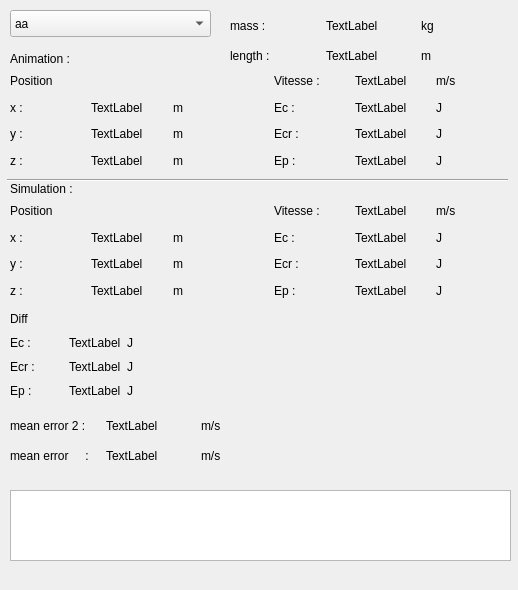
<?xml version="1.0" encoding="UTF-8"?>
<ui version="4.0">
 <class>Debugging</class>
 <widget class="QWidget" name="Debugging">
  <property name="geometry">
   <rect>
    <x>0</x>
    <y>0</y>
    <width>518</width>
    <height>590</height>
   </rect>
  </property>
  <property name="windowTitle">
   <string>Form</string>
  </property>
  <widget class="QTextBrowser" name="console">
   <property name="geometry">
    <rect>
     <x>10</x>
     <y>490</y>
     <width>501</width>
     <height>71</height>
    </rect>
   </property>
   <property name="sizePolicy">
    <sizepolicy hsizetype="Expanding" vsizetype="Expanding">
     <horstretch>0</horstretch>
     <verstretch>0</verstretch>
    </sizepolicy>
   </property>
   <property name="sizeIncrement">
    <size>
     <width>0</width>
     <height>0</height>
    </size>
   </property>
   <property name="font">
    <font>
     <family>Courier</family>
     <pointsize>10</pointsize>
    </font>
   </property>
  </widget>
  <widget class="QComboBox" name="part_list">
   <property name="geometry">
    <rect>
     <x>10</x>
     <y>10</y>
     <width>201</width>
     <height>27</height>
    </rect>
   </property>
   <item>
    <property name="text">
     <string>aa</string>
    </property>
   </item>
   <item>
    <property name="text">
     <string>bb</string>
    </property>
   </item>
  </widget>
  <widget class="QWidget" name="horizontalLayoutWidget">
   <property name="geometry">
    <rect>
     <x>10</x>
     <y>70</y>
     <width>501</width>
     <height>101</height>
    </rect>
   </property>
   <layout class="QHBoxLayout" name="horizontalLayout">
    <item>
     <layout class="QHBoxLayout" name="horizontalLayout_2">
      <item>
       <layout class="QVBoxLayout" name="verticalLayout_3">
        <item>
         <widget class="QLabel" name="animation_speed_label">
          <property name="text">
           <string>Position</string>
          </property>
         </widget>
        </item>
        <item>
         <widget class="QLabel" name="label">
          <property name="text">
           <string>x :</string>
          </property>
         </widget>
        </item>
        <item>
         <widget class="QLabel" name="label_2">
          <property name="text">
           <string>y :</string>
          </property>
         </widget>
        </item>
        <item>
         <widget class="QLabel" name="label_3">
          <property name="text">
           <string>z :</string>
          </property>
         </widget>
        </item>
       </layout>
      </item>
      <item>
       <layout class="QVBoxLayout" name="verticalLayout_2">
        <item>
         <widget class="QLabel" name="label_9">
          <property name="text">
           <string/>
          </property>
         </widget>
        </item>
        <item>
         <widget class="QLabel" name="animation_position_x">
          <property name="text">
           <string>TextLabel</string>
          </property>
         </widget>
        </item>
        <item>
         <widget class="QLabel" name="animation_position_y">
          <property name="text">
           <string>TextLabel</string>
          </property>
         </widget>
        </item>
        <item>
         <widget class="QLabel" name="animation_position_z">
          <property name="text">
           <string>TextLabel</string>
          </property>
         </widget>
        </item>
       </layout>
      </item>
      <item>
       <layout class="QVBoxLayout" name="verticalLayout_9">
        <item>
         <widget class="QLabel" name="label_17">
          <property name="text">
           <string/>
          </property>
         </widget>
        </item>
        <item>
         <widget class="QLabel" name="label_18">
          <property name="text">
           <string>m</string>
          </property>
         </widget>
        </item>
        <item>
         <widget class="QLabel" name="label_19">
          <property name="text">
           <string>m</string>
          </property>
         </widget>
        </item>
        <item>
         <widget class="QLabel" name="label_20">
          <property name="text">
           <string>m</string>
          </property>
         </widget>
        </item>
       </layout>
      </item>
     </layout>
    </item>
    <item>
     <spacer name="verticalSpacer">
      <property name="orientation">
       <enum>Qt::Vertical</enum>
      </property>
      <property name="sizeHint" stdset="0">
       <size>
        <width>20</width>
        <height>40</height>
       </size>
      </property>
     </spacer>
    </item>
    <item>
     <layout class="QHBoxLayout" name="horizontalLayout_3">
      <item>
       <layout class="QVBoxLayout" name="verticalLayout">
        <item>
         <widget class="QLabel" name="label_4">
          <property name="text">
           <string>Vitesse :</string>
          </property>
         </widget>
        </item>
        <item>
         <widget class="QLabel" name="label_5">
          <property name="text">
           <string>Ec :</string>
          </property>
         </widget>
        </item>
        <item>
         <widget class="QLabel" name="label_6">
          <property name="text">
           <string>Ecr :</string>
          </property>
         </widget>
        </item>
        <item>
         <widget class="QLabel" name="label_7">
          <property name="text">
           <string>Ep :</string>
          </property>
         </widget>
        </item>
       </layout>
      </item>
      <item>
       <layout class="QVBoxLayout" name="verticalLayout_4">
        <item>
         <widget class="QLabel" name="animation_speed">
          <property name="text">
           <string>TextLabel</string>
          </property>
         </widget>
        </item>
        <item>
         <widget class="QLabel" name="animation_Ke">
          <property name="text">
           <string>TextLabel</string>
          </property>
         </widget>
        </item>
        <item>
         <widget class="QLabel" name="animation_aKe">
          <property name="text">
           <string>TextLabel</string>
          </property>
         </widget>
        </item>
        <item>
         <widget class="QLabel" name="animation_Pe">
          <property name="text">
           <string>TextLabel</string>
          </property>
         </widget>
        </item>
       </layout>
      </item>
      <item>
       <layout class="QVBoxLayout" name="verticalLayout_12">
        <item>
         <widget class="QLabel" name="label_29">
          <property name="text">
           <string>m/s</string>
          </property>
         </widget>
        </item>
        <item>
         <widget class="QLabel" name="label_30">
          <property name="text">
           <string>J</string>
          </property>
         </widget>
        </item>
        <item>
         <widget class="QLabel" name="label_31">
          <property name="text">
           <string>J</string>
          </property>
         </widget>
        </item>
        <item>
         <widget class="QLabel" name="label_32">
          <property name="text">
           <string>J</string>
          </property>
         </widget>
        </item>
       </layout>
      </item>
     </layout>
    </item>
   </layout>
  </widget>
  <widget class="QLabel" name="animation_label">
   <property name="geometry">
    <rect>
     <x>10</x>
     <y>50</y>
     <width>91</width>
     <height>17</height>
    </rect>
   </property>
   <property name="text">
    <string>Animation :</string>
   </property>
  </widget>
  <widget class="QWidget" name="horizontalLayoutWidget_4">
   <property name="geometry">
    <rect>
     <x>10</x>
     <y>200</y>
     <width>501</width>
     <height>101</height>
    </rect>
   </property>
   <layout class="QHBoxLayout" name="horizontalLayout_4">
    <item>
     <layout class="QHBoxLayout" name="horizontalLayout_5">
      <item>
       <layout class="QVBoxLayout" name="verticalLayout_5">
        <item>
         <widget class="QLabel" name="animation_speed_label_2">
          <property name="text">
           <string>Position</string>
          </property>
         </widget>
        </item>
        <item>
         <widget class="QLabel" name="label_8">
          <property name="text">
           <string>x :</string>
          </property>
         </widget>
        </item>
        <item>
         <widget class="QLabel" name="label_10">
          <property name="text">
           <string>y :</string>
          </property>
         </widget>
        </item>
        <item>
         <widget class="QLabel" name="label_11">
          <property name="text">
           <string>z :</string>
          </property>
         </widget>
        </item>
       </layout>
      </item>
      <item>
       <layout class="QVBoxLayout" name="verticalLayout_6">
        <item>
         <widget class="QLabel" name="label_12">
          <property name="text">
           <string/>
          </property>
         </widget>
        </item>
        <item>
         <widget class="QLabel" name="simulation_position_x">
          <property name="text">
           <string>TextLabel</string>
          </property>
         </widget>
        </item>
        <item>
         <widget class="QLabel" name="simulation_position_y">
          <property name="text">
           <string>TextLabel</string>
          </property>
         </widget>
        </item>
        <item>
         <widget class="QLabel" name="simulation_position_z">
          <property name="text">
           <string>TextLabel</string>
          </property>
         </widget>
        </item>
       </layout>
      </item>
      <item>
       <layout class="QVBoxLayout" name="verticalLayout_10">
        <item>
         <widget class="QLabel" name="label_21">
          <property name="text">
           <string/>
          </property>
         </widget>
        </item>
        <item>
         <widget class="QLabel" name="label_22">
          <property name="text">
           <string>m</string>
          </property>
         </widget>
        </item>
        <item>
         <widget class="QLabel" name="label_23">
          <property name="text">
           <string>m</string>
          </property>
         </widget>
        </item>
        <item>
         <widget class="QLabel" name="label_24">
          <property name="text">
           <string>m</string>
          </property>
         </widget>
        </item>
       </layout>
      </item>
     </layout>
    </item>
    <item>
     <spacer name="verticalSpacer_2">
      <property name="orientation">
       <enum>Qt::Vertical</enum>
      </property>
      <property name="sizeHint" stdset="0">
       <size>
        <width>20</width>
        <height>40</height>
       </size>
      </property>
     </spacer>
    </item>
    <item>
     <layout class="QHBoxLayout" name="horizontalLayout_6">
      <item>
       <layout class="QVBoxLayout" name="verticalLayout_7">
        <item>
         <widget class="QLabel" name="label_13">
          <property name="text">
           <string>Vitesse :</string>
          </property>
         </widget>
        </item>
        <item>
         <widget class="QLabel" name="label_14">
          <property name="text">
           <string>Ec :</string>
          </property>
         </widget>
        </item>
        <item>
         <widget class="QLabel" name="label_15">
          <property name="text">
           <string>Ecr :</string>
          </property>
         </widget>
        </item>
        <item>
         <widget class="QLabel" name="label_16">
          <property name="text">
           <string>Ep :</string>
          </property>
         </widget>
        </item>
       </layout>
      </item>
      <item>
       <layout class="QVBoxLayout" name="verticalLayout_8">
        <item>
         <widget class="QLabel" name="simulation_speed">
          <property name="text">
           <string>TextLabel</string>
          </property>
         </widget>
        </item>
        <item>
         <widget class="QLabel" name="simulation_Ke">
          <property name="text">
           <string>TextLabel</string>
          </property>
         </widget>
        </item>
        <item>
         <widget class="QLabel" name="simulation_aKe">
          <property name="text">
           <string>TextLabel</string>
          </property>
         </widget>
        </item>
        <item>
         <widget class="QLabel" name="simulation_Pe">
          <property name="text">
           <string>TextLabel</string>
          </property>
         </widget>
        </item>
       </layout>
      </item>
      <item>
       <layout class="QVBoxLayout" name="verticalLayout_11">
        <item>
         <widget class="QLabel" name="label_25">
          <property name="text">
           <string>m/s</string>
          </property>
         </widget>
        </item>
        <item>
         <widget class="QLabel" name="label_26">
          <property name="text">
           <string>J</string>
          </property>
         </widget>
        </item>
        <item>
         <widget class="QLabel" name="label_27">
          <property name="text">
           <string>J</string>
          </property>
         </widget>
        </item>
        <item>
         <widget class="QLabel" name="label_28">
          <property name="text">
           <string>J</string>
          </property>
         </widget>
        </item>
       </layout>
      </item>
     </layout>
    </item>
   </layout>
  </widget>
  <widget class="QLabel" name="simulation_label">
   <property name="geometry">
    <rect>
     <x>10</x>
     <y>180</y>
     <width>91</width>
     <height>17</height>
    </rect>
   </property>
   <property name="text">
    <string>Simulation :</string>
   </property>
  </widget>
  <widget class="Line" name="line">
   <property name="geometry">
    <rect>
     <x>7</x>
     <y>170</y>
     <width>501</width>
     <height>20</height>
    </rect>
   </property>
   <property name="orientation">
    <enum>Qt::Horizontal</enum>
   </property>
  </widget>
  <widget class="QWidget" name="horizontalLayoutWidget_2">
   <property name="geometry">
    <rect>
     <x>230</x>
     <y>10</y>
     <width>281</width>
     <height>31</height>
    </rect>
   </property>
   <layout class="QHBoxLayout" name="horizontalLayout_7">
    <item>
     <widget class="QLabel" name="label_34">
      <property name="text">
       <string>mass :</string>
      </property>
     </widget>
    </item>
    <item>
     <widget class="QLabel" name="mass">
      <property name="text">
       <string>TextLabel</string>
      </property>
     </widget>
    </item>
    <item>
     <widget class="QLabel" name="label_35">
      <property name="text">
       <string>kg</string>
      </property>
     </widget>
    </item>
   </layout>
  </widget>
  <widget class="QWidget" name="horizontalLayoutWidget_3">
   <property name="geometry">
    <rect>
     <x>10</x>
     <y>440</y>
     <width>281</width>
     <height>31</height>
    </rect>
   </property>
   <layout class="QHBoxLayout" name="horizontalLayout_8">
    <item>
     <widget class="QLabel" name="label_36">
      <property name="text">
       <string>mean error     :</string>
      </property>
     </widget>
    </item>
    <item>
     <widget class="QLabel" name="mean_error">
      <property name="text">
       <string>TextLabel</string>
      </property>
     </widget>
    </item>
    <item>
     <widget class="QLabel" name="label_37">
      <property name="text">
       <string>m/s</string>
      </property>
     </widget>
    </item>
   </layout>
  </widget>
  <widget class="QWidget" name="horizontalLayoutWidget_5">
   <property name="geometry">
    <rect>
     <x>10</x>
     <y>410</y>
     <width>281</width>
     <height>31</height>
    </rect>
   </property>
   <layout class="QHBoxLayout" name="horizontalLayout_9">
    <item>
     <widget class="QLabel" name="label_38">
      <property name="text">
       <string>mean error 2 :</string>
      </property>
     </widget>
    </item>
    <item>
     <widget class="QLabel" name="mean_error_2">
      <property name="text">
       <string>TextLabel</string>
      </property>
     </widget>
    </item>
    <item>
     <widget class="QLabel" name="label_39">
      <property name="text">
       <string>m/s</string>
      </property>
     </widget>
    </item>
   </layout>
  </widget>
  <widget class="QWidget" name="layoutWidget">
   <property name="geometry">
    <rect>
     <x>10</x>
     <y>310</y>
     <width>170</width>
     <height>90</height>
    </rect>
   </property>
   <layout class="QHBoxLayout" name="horizontalLayout_10">
    <item>
     <layout class="QVBoxLayout" name="verticalLayout_13">
      <item>
       <widget class="QLabel" name="label_33">
        <property name="text">
         <string>Diff</string>
        </property>
       </widget>
      </item>
      <item>
       <widget class="QLabel" name="label_40">
        <property name="text">
         <string>Ec :</string>
        </property>
       </widget>
      </item>
      <item>
       <widget class="QLabel" name="label_41">
        <property name="text">
         <string>Ecr :</string>
        </property>
       </widget>
      </item>
      <item>
       <widget class="QLabel" name="label_42">
        <property name="text">
         <string>Ep :</string>
        </property>
       </widget>
      </item>
     </layout>
    </item>
    <item>
     <layout class="QVBoxLayout" name="verticalLayout_14">
      <item>
       <widget class="QLabel" name="simulation_speed_2">
        <property name="text">
         <string/>
        </property>
       </widget>
      </item>
      <item>
       <widget class="QLabel" name="diff_Ke">
        <property name="text">
         <string>TextLabel</string>
        </property>
       </widget>
      </item>
      <item>
       <widget class="QLabel" name="diff_aKe">
        <property name="text">
         <string>TextLabel</string>
        </property>
       </widget>
      </item>
      <item>
       <widget class="QLabel" name="diff_Pe">
        <property name="text">
         <string>TextLabel</string>
        </property>
       </widget>
      </item>
     </layout>
    </item>
    <item>
     <layout class="QVBoxLayout" name="verticalLayout_15">
      <item>
       <widget class="QLabel" name="label_43">
        <property name="text">
         <string/>
        </property>
       </widget>
      </item>
      <item>
       <widget class="QLabel" name="label_44">
        <property name="text">
         <string>J</string>
        </property>
       </widget>
      </item>
      <item>
       <widget class="QLabel" name="label_45">
        <property name="text">
         <string>J</string>
        </property>
       </widget>
      </item>
      <item>
       <widget class="QLabel" name="label_46">
        <property name="text">
         <string>J</string>
        </property>
       </widget>
      </item>
     </layout>
    </item>
   </layout>
  </widget>
  <widget class="QWidget" name="horizontalLayoutWidget_6">
   <property name="geometry">
    <rect>
     <x>230</x>
     <y>40</y>
     <width>281</width>
     <height>31</height>
    </rect>
   </property>
   <layout class="QHBoxLayout" name="horizontalLayout_11">
    <item>
     <widget class="QLabel" name="label_47">
      <property name="text">
       <string>length :</string>
      </property>
     </widget>
    </item>
    <item>
     <widget class="QLabel" name="length">
      <property name="text">
       <string>TextLabel</string>
      </property>
     </widget>
    </item>
    <item>
     <widget class="QLabel" name="label_48">
      <property name="text">
       <string>m</string>
      </property>
     </widget>
    </item>
   </layout>
  </widget>
 </widget>
 <resources/>
 <connections/>
</ui>
